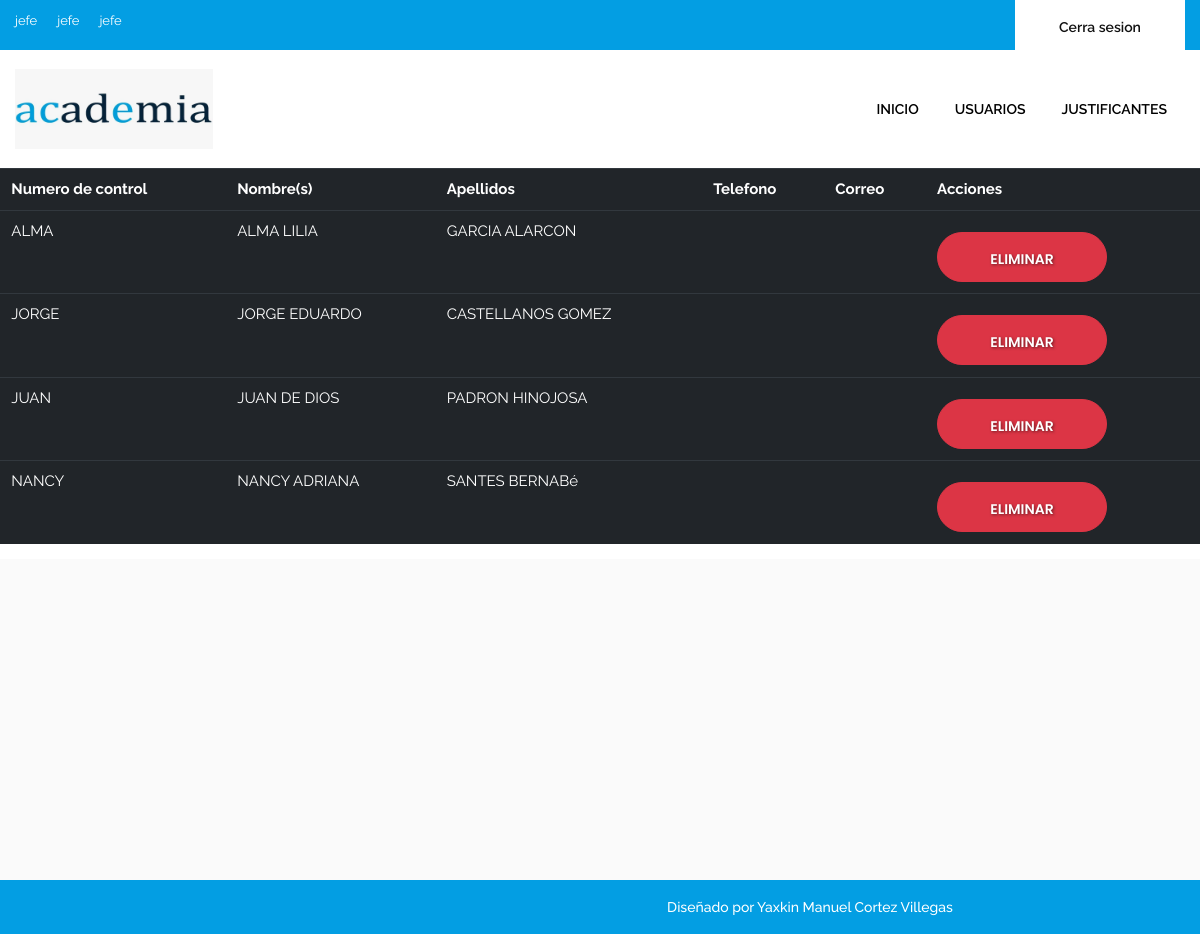
/vistas/R_usuarios/listarMaestros.php (signed in), run on the app's committed database.
### tables this page shows
CREATE TABLE `jefe_carrera` (
  `num_control` varchar(100) NOT NULL,
  `nombre` varchar(200) NOT NULL,
  `apellidos` varchar(200) NOT NULL,
  `contra` varchar(200) NOT NULL,
  `telefono` varchar(200) NOT NULL,
  `correo` varchar(200) NOT NULL
);

CREATE TABLE `maestros` (
  `id_maestro` int(11) NOT NULL,
  `num_control` varchar(100) NOT NULL,
  `nombre` varchar(200) NOT NULL,
  `apellidos` varchar(200) DEFAULT NULL,
  `contra` varchar(200) DEFAULT NULL,
  `telefono` varchar(200) NOT NULL,
  `correo` varchar(200) NOT NULL
);

### vistas/R_usuarios/listarMaestros.php (the view, shortened to what this page needs)
<?php
include "../../modelos/conexion.php";
$iduser = $_SESSION['num_control'];
$sql = "SELECT * FROM jefe_carrera WHERE num_control='$iduser'";
$resultado = $conn->query($sql);
$row = $resultado->fetch_assoc();
?>
<!doctype html>
<html>
<head>
    <link rel="stylesheet" href="../../css/bootstrap.min.css" />
    <link rel="stylesheet" href="../../css/style.css" />
    <link rel="stylesheet" href="../../css/responsive.css" />
    <link rel="stylesheet" href="../../css/colors1.css" />
    <link rel="stylesheet" href="../../css/custom.css" />
    <link rel="stylesheet" href="../../css/animate.css" />
    <link rel="stylesheet" type="text/css" href="../../revolution/css/settings.css" />
    <link rel="stylesheet" type="text/css" href="../../revolution/css/layers.css" />
    <link rel="stylesheet" type="text/css" href="../../revolution/css/navigation.css" />
</head>
<header id="default_theme" class="it_service">
    <div class="header_top">
        <div class="container">
            <div class="row">
                <div class="col-md-8">
                    <div class="full">
                        <div class="topbar-left">
                            <ul class="list-inline">
                                <li> <?php echo $row['num_control'] ?> </li>
                                <li> <?php echo $row['nombre'] ?> </li>
                                <li> <?php echo $row['apellidos'] ?> </li>
                            </ul>
                        </div>
                    </div>
                </div>
                <div class="col-md-4 right_section_header_top">
                    <div class="float-right">
                        <div class="make_appo"> <a class="btn white_btn" href="../../modelos/salir.php">Cerra sesion</a>
                        </div>
                    </div>
                </div>
            </div>
        </div>
    </div>
    <div class="header_bottom">
        <div class="container">
            <div class="row">
                <div class="col-lg-3 col-md-12 col-sm-12 col-xs-12">
                    <div class="logo"> <a href="../../vistas/admin.php"><img src="../../images/logos/academica.png"
                                alt="logo" /></a> </div>
                </div>
                <div class="col-lg-9 col-md-12 col-sm-12 col-xs-12">
                    <div class="menu_side">
                        <div id="navbar_menu">
                            <ul class="first-ul">
                                <li> <a href="../admin.php">Inicio</a></li>
                                <li> <a>Usuarios</a>
                                </li>
                                <li> <a href="../Tjustificante/mostrarJustificante.php">Justificantes</a></li>
                        </div>
                    </div>
                </div>
            </div>
        </div>
    </div>
</header>
<body id="default_theme" class="it_service">
        <table class="table table-hover table-dark">
            <tr>
                <th scope="col">Numero de control</th>
                <th scope="col">Nombre(s)</th>
                <th scope="col">Apellidos</th>
                <th scope="col">Telefono</th>
                <th scope="col">Correo</th>
                <th scope="col">Acciones</th>
            </tr>
            <?php
    $sql2="SELECT * FROM maestros ORDER BY nombre";
    $result = mysqli_query($conn,$sql2);
    while ($mostrar = mysqli_fetch_array($result))
    {
  ?>
            <tr>
                <td><?php echo $mostrar['num_control'] ?></th>
                <td><?php echo $mostrar['nombre'] ?></td>
                <td><?php echo $mostrar['apellidos'] ?></td>
                <td><?php echo $mostrar['telefono'] ?></td>
                <td><?php echo $mostrar['correo'] ?></td>
                <td>
                    <a class="btn btn-danger btn-sm"
                        href="../../modelos/eliminarMaestro.php?matricula=<?php echo $mostrar['num_control'];?>">Eliminar</a>
                </td>
            </tr>
            <?php
    }
  ?>
        </table>
        <footer>
            <div class="cprt">
                <p>Diseñado por Yaxkin Manuel Cortez Villegas</p>
            </div>
        </footer>
</body>
</html>

### css/style.css (style rules this page uses)
* { margin: 0; padding: 0; outline: none !important; box-sizing: border-box; }
html, body { color: #898989; font-size: 15px; font-family: 'Raleway', sans-serif; line-height: normal; font-weight: 400; overflow-x: hidden; }
body { overflow-x: hidden; }
a { color: #1f1f1f; text-decoration: none !important; outline: none !important; -webkit-transition: all .3s ease-in-out; -moz-transition: all .3s ease-in-out; -ms-transition: all .3s ease-in-out; -o-transition: all .3s ease-in-out; transition: all .3s ease-in-out; }
ol, ul { list-style: none; margin: 0; }
a { color: #000; text-decoration: none; outline: none; }
a, .btn { text-decoration: none !important; outline: none !important; -webkit-transition: all .3s ease-in-out; -moz-transition: all .3s ease-in-out; -ms-transition: all .3s ease-in-out; -o-transition: all .3s ease-in-out; transition: all .3s ease-in-out; }
a.btn, button.btn { min-width: 170px; height: 50px; border-radius: 100px; padding: 0; text-align: center; line-height: 52px; font-size: 14px; font-weight: 600; text-transform: uppercase; margin-top: 10px; color: #fff; border: solid transform 1px; text-shadow: 1px 1px 3px rgba(0, 0, 0, .5); position: relative; font-family: 'Poppins', sans-serif; }
button.btn.white_btn, a.btn.white_btnbutton.btn.white_btn, a.btn.white_btn { background: #fff; padding: 0 50px; }
p { color: #707070; font-size: 15px; line-height: 21px; }
.container { width: 1200px; max-width: 1200px; }
.full { width: 100%; float: left; margin: 0; padding: 0; }
header { position: relative; z-index: 1; }
.header_top { min-height: 50px; }
.header_bottom { min-height: auto; }
.header_top ul { list-style: none; margin: 10px 0; padding: 0; }
.header_top ul li { font-size: 14px; color: #fff; float: left; }
.logo { float: left; margin: 19px 0 19px; position: relative; left: 0; }
.logo img { height: 80px; }
.make_appo { float: right; }
.make_appo .btn.white_btn { margin: 0; border-radius: 0; font-weight: 600; padding: 0 35px; font-family: 'Raleway', sans-serif; }
.topbar-left { float: left; }
.header_top .topbar-left .list-inline { float: left; margin: 13px 0; }
.header_top ul li { font-size: 13px; color: #fff; float: left; margin-right: 20px; }
.header_bottom { position: relative; z-index: 9; }
.menu_side { float: right; width: auto; }
#navbar_menu, #navbar_menu ul, #navbar_menu ul li, #navbar_menu ul li a, #navbar_menu #menu-button { margin: 0; padding: 0; border: 0; list-style: none; line-height: 1; display: block; -webkit-box-sizing: border-box; -moz-box-sizing: border-box; box-sizing: border-box; }
#navbar_menu ul, #navbar_menu ul li, #navbar_menu ul li a, #navbar_menu #menu-button { position: relative; }
#navbar_menu:after, #navbar_menu>ul:after { content: "."; display: block; clear: both; visibility: hidden; line-height: 0; height: 0; }
#navbar_menu { margin: 37px 0 0 0; float: left; }
#navbar_menu>ul>li { float: left; }
#navbar_menu>ul>li>a { padding: 15px 18px; font-size: 14px; color: #000; font-weight: 600; text-transform: uppercase; }
header .header_top, header .header_bottom, section, footer, .bottom_footer, .light_silver, .bottom_silver_section { float: left; width: 100%; }
footer { background: #fafafa; min-height: 375px; padding: 45px 0; position: relative; }
footer p { color: #666; font-size: 14px; line-height: 24px; font-weight: 500; }
.cprt { width: 100%; text-align: center; position: absolute; bottom: 0; float: left; height: auto; left: 0; padding: 18px 0; padding-left: 35%; }
.cprt p { color: #fff; margin: 0; font-size: 14px; }
.cprt p { line-height: 18px; padding: 0 15px; }

### data on the page
jefe_carrera: num_control "jefe", nombre "jefe", apellidos "jefe"
maestros: num_control "ALMA", nombre "ALMA LILIA", apellidos "GARCIA ALARCON"
maestros: num_control "JORGE", nombre "JORGE EDUARDO", apellidos "CASTELLANOS GOMEZ"
maestros: num_control "JUAN", nombre "JUAN DE DIOS", apellidos "PADRON HINOJOSA"
maestros: num_control "NANCY", nombre "NANCY ADRIANA", apellidos "SANTES BERNABé"
